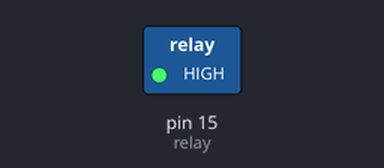
Bench run of a sketch on a simulated Arduino Uno, built with avr-gcc and run on an emulated ATmega328P. Shown: switched loads named in the sketch (green lamp = pin HIGH).

Above: at 1.5 s.
At 3.5 s:
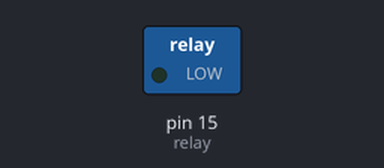
Timing chart, 0 to 5.2 s (numbered marks = the images above):
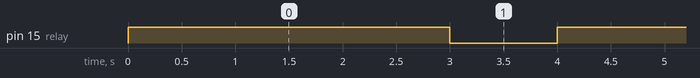

The sketch:

Relay.ino
```cpp
int relay = 15; // Pin where the relay is connected

void setup() {
  pinMode(relay, OUTPUT); // Setting the relay pin as output
}

void loop() {
  digitalWrite(relay, HIGH); // Relay ON
  delay(3000);               // Wait for 3 seconds
  digitalWrite(relay, LOW);  // Relay OFF
  delay(1000);               // Wait for 1 second
}
```

Measured:
- by itself, pin 15 (relay): alternates HIGH for 3.0 s and LOW for 1.0 s
